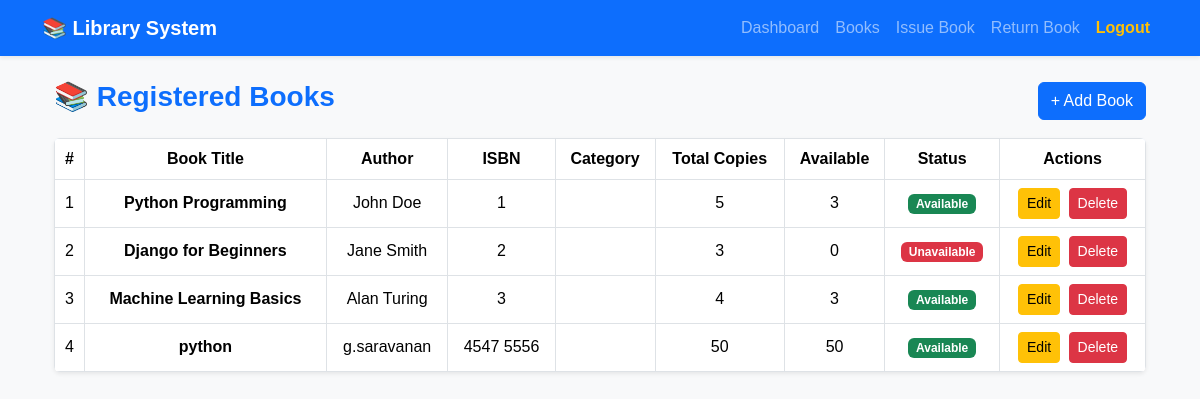
The app's page /books/ (signed in) with its own data.
### library/models.py (models this page shows, shortened)
class Book(models.Model):
    title = models.CharField(max_length=255)
    author = models.CharField(max_length=255)
    isbn = models.CharField(max_length=50, unique=True)
    quantity = models.PositiveIntegerField()
    available_copies = models.PositiveIntegerField(default=0)

### library/views.py (the view)
# urls.py: path('books/', views.books, name='books'),
@login_required
def books(request):
    search_query = request.GET.get("q", "")
    if search_query:
        books = Book.objects.filter(title__icontains=search_query) | Book.objects.filter(author__icontains=search_query)
    else:
        books = Book.objects.all()
    for book in books:
        if book.available_copies == 0:
            book.status = "Out of Stock"
        elif book.available_copies <= 2:
            book.status = "Low Stock"
        else:
            book.status = "Available"
    return render(request, "library/books.html", {
        "books": books,
        "search_query": search_query
    })

### library/templates/library/books.html (shortened to what this page needs)
{% extends "library/base.html" %}
{% load static %}
{% block content %}
<div class="container mt-4">
    <div class="d-flex justify-content-between align-items-center mb-3">
        <h3 class="text-primary fw-bold">📚 Registered Books</h3>
        <a href="{% url 'add_book' %}" class="btn btn-primary">
            + Add Book
        </a>
    </div>
    <div class="table-responsive shadow-sm rounded">
        <table class="table table-bordered table-hover align-middle text-center mb-0">
            <thead style="background-color:#d9ecff;">
                <tr>
                    <th>#</th>
                    <th>Book Title</th>
                    <th>Author</th>
                    <th>ISBN</th>
                    <th>Category</th>
                    <th>Total Copies</th>
                    <th>Available</th>
                    <th>Status</th>
                    <th>Actions</th>
                </tr>
            </thead>
            <tbody>
                {% for book in books %}
                <tr>
                    <td>{{ forloop.counter }}</td>
                    <td class="fw-semibold">{{ book.title }}</td>
                    <td>{{ book.author }}</td>
                    <td>{{ book.isbn }}</td>
                    <td>{{ book.category }}</td>
                    <td>{{ book.quantity }}</td>
                    <td>{{ book.available_copies }}</td>
                    <td>
                        {% if book.available_copies > 0 %}
                            <span class="badge bg-success">Available</span>
                        {% else %}
                            <span class="badge bg-danger">Unavailable</span>
                        {% endif %}
                    </td>
                    <td>
                        <a href="{% url 'edit_book' book.id %}"
                           class="btn btn-warning btn-sm me-1">
                            Edit
                        </a>
                        <a href="{% url 'delete_book' book.id %}"
                           class="btn btn-danger btn-sm"
                           onclick="return confirm('Are you sure you want to delete this book?')">
                            Delete
                        </a>
                    </td>
                </tr>
                {% empty %}
                <tr>
                    <td colspan="9" class="text-muted">
                        No books found
                    </td>
                </tr>
                {% endfor %}
            </tbody>
        </table>
    </div>
</div>
{% endblock %}

### library/templates/library/base.html (style rules this page uses)
body { font-family: Arial, sans-serif; background-color: #f8f9fa; }

### records on screen
Book: title "Python Programming", author "John Doe", isbn "1", quantity "5", available_copies "3", shows "Available"
Book: title "Django for Beginners", author "Jane Smith", isbn "2", quantity "3", available_copies "0", shows "Unavailable"
Book: title "Machine Learning Basics", author "Alan Turing", isbn "3", quantity "4", available_copies "3", shows "Available"
Book: title "python", author "g.saravanan", isbn "4547 5556", quantity "50", available_copies "50", shows "Available"
